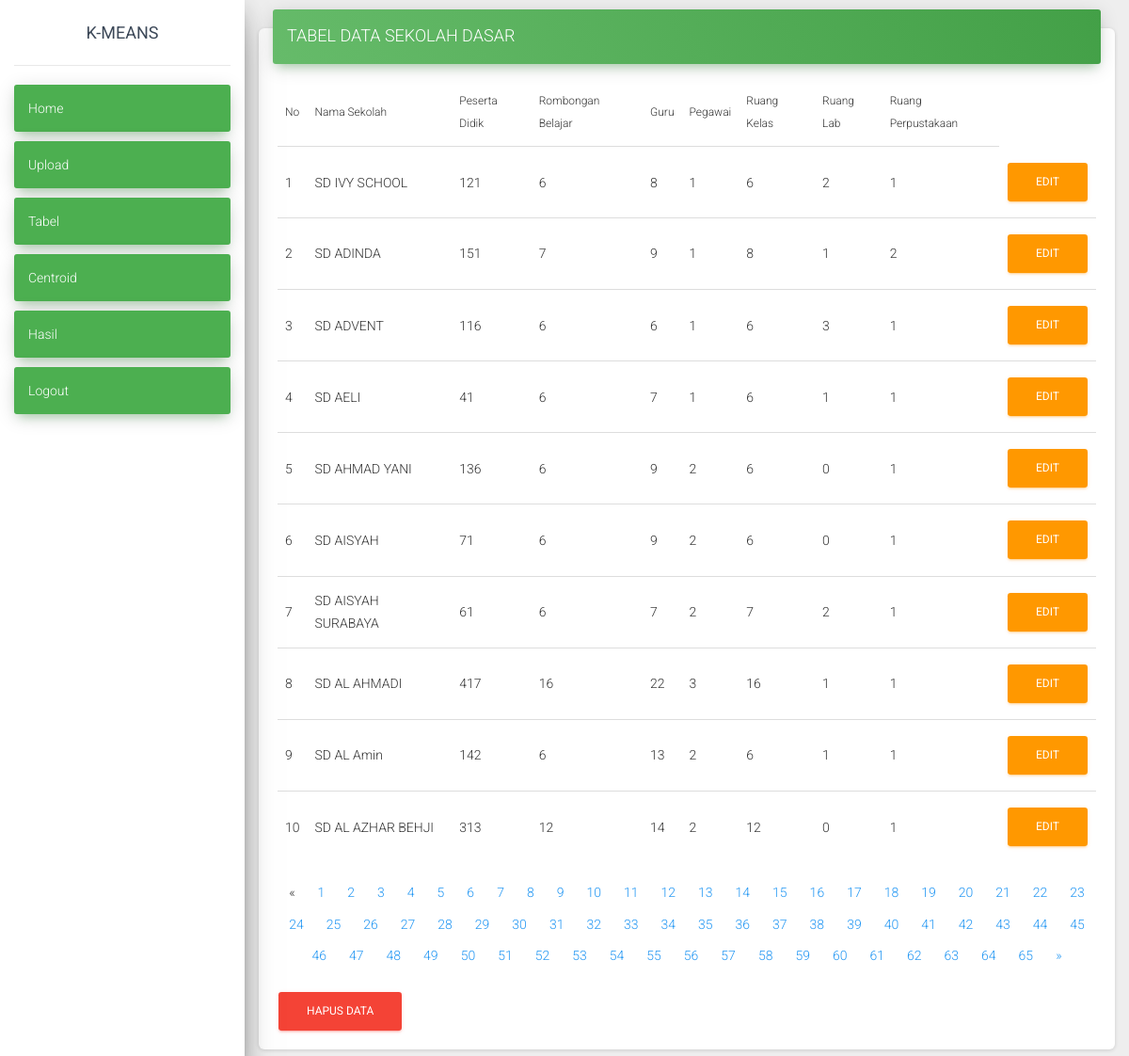
/dash/tabel.php (signed in), run on the app's committed database.
### tables this page shows
CREATE TABLE `data_sd` (
  `id_sd` int(11) NOT NULL,
  `nama` varchar(50) NOT NULL,
  `pd` int(11) NOT NULL,
  `rombel` int(11) NOT NULL,
  `guru` int(11) NOT NULL,
  `pegawai` int(11) NOT NULL,
  `kelas` int(11) NOT NULL,
  `lab` int(11) NOT NULL,
  `perpus` int(11) NOT NULL
);

### dash/tabel.php (the view, shortened to what this page needs)
<?php include "../inc/header.php" ?>
<div class="main-panel">
  <div class="col-lg-max col-md-12">
    <div class="card">
      <div class="card-header card-header-success">
        <h4 class="card-title">TABEL DATA SEKOLAH DASAR</h4>
      </div>
      <?php
      include '../inc/koneksidb.php';
      $query = mysqli_query($host, "SELECT * FROM data_sd");
      $batas = 10;
      $halaman = isset($_GET['halaman']) ? (int)$_GET['halaman'] : 1;
      $halaman_awal = ($halaman > 1) ? ($halaman * $batas) - $batas : 0;
      $previous = $halaman - 1;
      $next = $halaman + 1;
      $jumlah_data = mysqli_num_rows($query);
      $total_halaman = ceil($jumlah_data / $batas);
      $data_sd = mysqli_query($host, "SELECT * FROM data_sd ORDER BY nama limit $halaman_awal, $batas");
      $nomor = $halaman_awal + 1;
      ?>
      <div class="card-body table-responsive">
        <table class="table table-hover">
          <thead class="text">
            <th>No</th>
            <th>Nama Sekolah</th>
            <th>Peserta Didik</th>
            <th>Rombongan Belajar</th>
            <th>Guru</th>
            <th>Pegawai</th>
            <th>Ruang Kelas</th>
            <th>Ruang Lab</th>
            <th>Ruang Perpustakaan</th>
          </thead>
          <?php
          while ($data = mysqli_fetch_array($data_sd, MYSQLI_ASSOC)) {
          ?>
            <tr>
              <td><?php echo $nomor++ ?></td>
              <td><?php echo $data["nama"]; ?></td>
              <td><?php echo $data["pd"]; ?></td>
              <td><?php echo $data["rombel"]; ?></td>
              <td><?php echo $data["guru"]; ?></td>
              <td><?php echo $data["pegawai"]; ?></td>
              <td><?php echo $data["kelas"]; ?></td>
              <td><?php echo $data["lab"]; ?></td>
              <td><?php echo $data["perpus"]; ?></td>
              <td><Button data-toggle="modal" data-target="#exampleModal<?= $data['id_sd'] ?>" class="btn btn-warning" class="">Edit</Button></a></td>
            </tr>
          <?php } ?>
        </table>
        <nav>
          <ul class="pagination flex-wrap justify-content-center">
            <li class="page-item">
              <a class="page-link" <?php if ($halaman > 1) {
                                      echo "href='?halaman=$previous'";
                                    } ?>><span aria-hidden="true">&laquo;</span>
                <span class="sr-only">Previous</span></a>
            </li>
            <?php
            for ($x = 1; $x <= $total_halaman; $x++) {
            ?>
              <li class="page-item"><a class="page-link" href="?halaman=<?php echo $x ?>"><?php echo $x; ?></a></li>
            <?php
            }
            ?>
            <li class="page-item">
              <a class="page-link" <?php if ($halaman < $total_halaman) {
                                      echo "href='?halaman=$next'";
                                    } ?>><span aria-hidden="true">&raquo;</span>
                <span class="sr-only">Next</span></a>
            </li>
          </ul>
        </nav>
        <form method="post" action="">
          <button class="btn btn-danger" name="submit_button" type="submit" onclick="return confirm('Apakah Anda Yakin Menghapus Data?')">Hapus Data</button>
        </form>
      </div>
    </div>
  </div>
</div>
<?php include "../inc/footer.php" ?>

### inc/footer.php (style rules this page uses)
thead th { font-size: 12px !important; }

### data on the page
data_sd: nama "SD IVY SCHOOL", pd "121", rombel "6", guru "8", pegawai "1", kelas "6", lab "2", perpus "1"
data_sd: nama "SD ADINDA", pd "151", rombel "7", guru "9", pegawai "1", kelas "8", lab "1", perpus "2"
data_sd: nama "SD ADVENT", pd "116", rombel "6", guru "6", pegawai "1", kelas "6", lab "3", perpus "1"
data_sd: nama "SD AELI", pd "41", rombel "6", guru "7", pegawai "1", kelas "6", lab "1", perpus "1"
data_sd: nama "SD AHMAD YANI", pd "136", rombel "6", guru "9", pegawai "2", kelas "6", lab "0", perpus "1"
data_sd: nama "SD AISYAH", pd "71", rombel "6", guru "9", pegawai "2", kelas "6", lab "0", perpus "1"
data_sd: nama "SD AISYAH SURABAYA", pd "61", rombel "6", guru "7", pegawai "2", kelas "7", lab "2", perpus "1"
data_sd: nama "SD AL AHMADI", pd "417", rombel "16", guru "22", pegawai "3", kelas "16", lab "1", perpus "1"
data_sd: nama "SD AL Amin", pd "142", rombel "6", guru "13", pegawai "2", kelas "6", lab "1", perpus "1"
data_sd: nama "SD AL AZHAR BEHJI", pd "313", rombel "12", guru "14", pegawai "2", kelas "12", lab "0", perpus "1"
